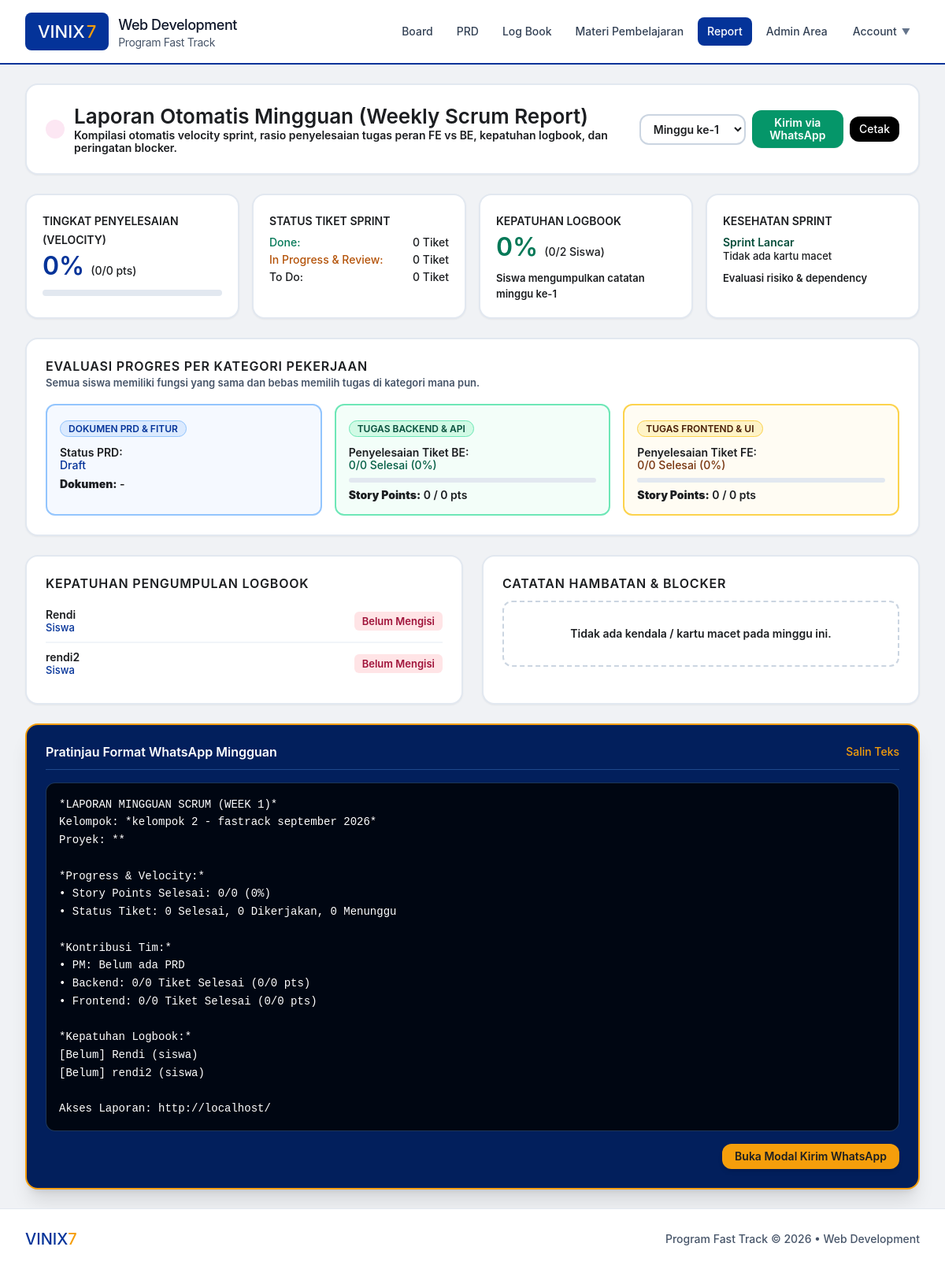
/reports.php (signed in), run on the app's committed database.
### tables this page shows
CREATE TABLE members (
            id TEXT PRIMARY KEY,
            name TEXT NOT NULL,
            role TEXT NOT NULL,
            team_id TEXT,
            phone TEXT,
            email TEXT,
            university TEXT,
            major TEXT,
            token TEXT UNIQUE NOT NULL,
            created_at TEXT NOT NULL
        , password_hash TEXT DEFAULT '', invite_used INTEGER DEFAULT 0);

CREATE TABLE teams (
            id TEXT PRIMARY KEY,
            name TEXT NOT NULL,
            project_title TEXT NOT NULL,
            description TEXT,
            sprint_number INTEGER DEFAULT 1,
            created_at TEXT NOT NULL
        );

CREATE TABLE system_settings (
            key TEXT PRIMARY KEY,
            value TEXT NOT NULL
        );

### includes/whatsapp.php (called while the page is built, shortened)
<?php
function getSystemSetting($pdo, $key, $default = '') {
    $stmt = $pdo->prepare("SELECT value FROM system_settings WHERE key = ?");
    $stmt->execute([$key]);
    $row = $stmt->fetch();
    return $row ? $row['value'] : $default;
}
?>

### reports.php (the view, shortened to what this page needs)
<?php
require_once __DIR__ . '/includes/header.php';
$selectedWeek = (int)($_GET['week'] ?? 1);
$stmt = $pdo->prepare("SELECT * FROM teams WHERE id = ?");
$stmt->execute([$currentTeamId]);
$team = $stmt->fetch() ?: ['name' => 'Kelompok 1', 'project_title' => 'Proyek Scrum'];
$stmt = $pdo->prepare("SELECT * FROM members WHERE team_id = ?");
$stmt->execute([$currentTeamId]);
$members = $stmt->fetchAll();
$stmt = $pdo->prepare("SELECT * FROM prds WHERE team_id = ? ORDER BY updated_at DESC LIMIT 1");
$stmt->execute([$currentTeamId]);
$prd = $stmt->fetch();
$totalPoints = 0;
$completedPoints = 0;
$doneCount = 0;
$inProgressCount = 0;
$inReviewCount = 0;
$todoCount = 0;
$feTotalPts = 0; $feDonePts = 0; $feDoneCount = 0; $feTotalCount = 0;
$beTotalPts = 0; $beDonePts = 0; $beDoneCount = 0; $beTotalCount = 0;
$blockers = [];
$completionRate = $totalPoints > 0 ? round(($completedPoints / $totalPoints) * 100) : 0;
$beRate = $beTotalPts > 0 ? round(($beDonePts / $beTotalPts) * 100) : 0;
$feRate = $feTotalPts > 0 ? round(($feDonePts / $feTotalPts) * 100) : 0;
$submittedCount = 0;
$complianceList = [];
foreach ($members as $m) {
    $hasSubmitted = false;
    $complianceList[] = [
        'name' => $m['name'],
        'role' => $m['role'],
        'hasSubmitted' => $hasSubmitted
    ];
}
$complianceRate = count($members) > 0 ? round(($submittedCount / count($members)) * 100) : 0;
$pmStatus = $prd ? "PRD " . strtoupper($prd['status']) . " (" . $prd['title'] . ")" : "Belum ada PRD";
$beStatus = "{$beDoneCount}/{$beTotalCount} Tiket Selesai ({$beDonePts}/{$beTotalPts} pts)";
$feStatus = "{$feDoneCount}/{$feTotalCount} Tiket Selesai ({$feDonePts}/{$feTotalPts} pts)";
$logbookLines = [];
foreach ($complianceList as $c) {
    $logbookLines[] = ($c['hasSubmitted'] ? "[Sudah]" : "[Belum]") . " " . $c['name'] . " (" . $c['role'] . ")";
}
$logbookStatusText = implode("\n", $logbookLines);
$template = getSystemSetting($pdo, 'weeklyReportTemplate', "LAPORAN MINGGUAN SCRUM (WEEK {week})\nKelompok: *{tim}*\nProyek: *{proyek}*\n\nPROGRESS & VELOCITY:\n- Story Points: {completedPoints}/{totalPoints} ({percent}%)\n- Status: {doneCount} Selesai, {inProgressCount} Dikerjakan, {todoCount} Menunggu\n\nKONTRIBUSI PERAN:\n- PM: {pmStatus}\n- Backend: {beStatus}\n- Frontend: {feStatus}\n\nKEPATUHAN LOGBOOK:\n{logbookStatus}\n\nAkses Laporan: {link}");
$linkUrl = (isset($_SERVER['HTTPS']) && $_SERVER['HTTPS'] === 'on' ? "https" : "http") . "://$_SERVER[HTTP_HOST]" . dirname($_SERVER['REQUEST_URI']);
$waReportMessage = str_replace(
    ['{week}', '{tim}', '{proyek}', '{completedPoints}', '{totalPoints}', '{percent}', '{doneCount}', '{inProgressCount}', '{todoCount}', '{pmStatus}', '{beStatus}', '{feStatus}', '{logbookStatus}', '{link}'],
    [$selectedWeek, $team['name'], $team['project_title'], $completedPoints, $totalPoints, $completionRate, $doneCount, ($inProgressCount + $inReviewCount), $todoCount, $pmStatus, $beStatus, $feStatus, $logbookStatusText, $linkUrl],
    $template
);
?>
<div class="space-y-6">
    <div class="bg-white rounded-2xl p-6 border-2 border-slate-200 shadow-sm flex flex-col sm:flex-row sm:items-center justify-between gap-4">
        <div class="flex items-center gap-3">
            <div class="p-3 bg-pink-100 text-pink-700 rounded-xl font-bold">
                </div>
            <div>
                <h1 class="text-2xl font-black text-black">Laporan Otomatis Mingguan (Weekly Scrum Report)</h1>
                <p class="text-xs text-black font-semibold">
                    Kompilasi otomatis velocity sprint, rasio penyelesaian tugas peran FE vs BE, kepatuhan logbook, dan peringatan blocker.
                </p>
            </div>
        </div>
        <div class="flex items-center gap-2">
            <select onchange="window.location.href='reports.php?week=' + this.value" class="px-3 py-2 border-2 border-slate-300 rounded-xl text-xs font-black text-black bg-white focus:outline-none">
                <option value="1" <?= $selectedWeek === 1 ? 'selected' : '' ?>>Minggu ke-1</option>
            </select>
            <button type="button" onclick="openWhatsAppModal('Grup Kelas / Guru', '081234567890', <?= htmlspecialchars(json_encode($waReportMessage)) ?>)" class="inline-flex items-center gap-1.5 px-4 py-2 rounded-xl bg-emerald-600 hover:bg-emerald-700 text-white font-black text-xs shadow-sm transition">
                <span>Kirim via WhatsApp</span>
            </button>
            <button type="button" onclick="window.print()" class="inline-flex items-center gap-1 px-3 py-2 rounded-xl bg-black hover:bg-slate-800 text-white font-bold text-xs">
                <span>Cetak</span>
            </button>
        </div>
    </div>
    <div class="grid grid-cols-1 sm:grid-cols-2 lg:grid-cols-4 gap-4">
        <div class="bg-white rounded-2xl p-5 border-2 border-slate-200 shadow-sm">
            <span class="text-xs font-black text-black uppercase">Tingkat Penyelesaian (Velocity)</span>
            <div class="flex items-baseline gap-2 mt-1">
                <span class="text-3xl font-black text-[#043399]"><?= $completionRate ?>%</span>
                <span class="text-xs font-bold text-black">(<?= $completedPoints ?>/<?= $totalPoints ?> pts)</span>
            </div>
            <div class="w-full bg-slate-200 rounded-full h-2 mt-3 overflow-hidden">
            </div>
        </div>
        <div class="bg-white rounded-2xl p-5 border-2 border-slate-200 shadow-sm">
            <span class="text-xs font-black text-black uppercase">Status Tiket Sprint</span>
            <div class="mt-2 space-y-1.5 text-xs font-bold text-black">
                <div class="flex justify-between">
                    <span class="text-emerald-700">Done:</span>
                    <span><?= $doneCount ?> Tiket</span>
                </div>
                <div class="flex justify-between">
                    <span class="text-amber-700">In Progress & Review:</span>
                    <span><?= $inProgressCount + $inReviewCount ?> Tiket</span>
                </div>
                <div class="flex justify-between">
                    <span class="text-black">To Do:</span>
                    <span><?= $todoCount ?> Tiket</span>
                </div>
            </div>
        </div>
        <div class="bg-white rounded-2xl p-5 border-2 border-slate-200 shadow-sm">
            <span class="text-xs font-black text-black uppercase">Kepatuhan Logbook</span>
            <div class="flex items-baseline gap-2 mt-1">
                <span class="text-3xl font-black text-emerald-700"><?= $complianceRate ?>%</span>
                <span class="text-xs font-bold text-black">(<?= $submittedCount ?>/<?= count($members) ?> Siswa)</span>
            </div>
            <p class="text-[11px] font-semibold text-black mt-3">
                Siswa mengumpulkan catatan minggu ke-<?= $selectedWeek ?>
            </p>
        </div>
        <div class="bg-white rounded-2xl p-5 border-2 border-slate-200 shadow-sm">
            <span class="text-xs font-black text-black uppercase">Kesehatan Sprint</span>
            <div class="mt-2 flex items-center gap-2">
                <?php if (!empty($blockers)): ?>
                    <div>
                        <div class="text-xs font-black text-amber-900">Perhatian Guru</div>
                        <div class="text-[11px] font-bold text-black"><?= count($blockers) ?> kendala terdeteksi</div>
                    </div>
                <?php else: ?>
                    <div>
                        <div class="text-xs font-black text-emerald-900">Sprint Lancar</div>
                        <div class="text-[11px] font-bold text-black">Tidak ada kartu macet</div>
                    </div>
                <?php endif; ?>
            </div>
            <p class="text-[11px] font-semibold text-black mt-2">Evaluasi risiko & dependency</p>
        </div>
    </div>
    <div class="bg-white rounded-2xl p-6 border-2 border-slate-200 shadow-sm space-y-4">
        <div>
            <h3 class="font-black text-sm text-black uppercase tracking-wider flex items-center gap-1.5">
                <span>Evaluasi Progres Per Kategori Pekerjaan</span>
            </h3>
            <p class="text-[11px] text-slate-600 font-semibold mt-0.5">
                Semua siswa memiliki fungsi yang sama dan bebas memilih tugas di kategori mana pun.
            </p>
        </div>
        <div class="grid grid-cols-1 md:grid-cols-3 gap-4">
            <div class="p-4 rounded-xl border-2 border-blue-300 bg-blue-50/60 space-y-2">
                <span class="text-[10px] font-black uppercase px-2.5 py-0.5 rounded-full bg-blue-100 text-[#043399] border border-blue-300">Dokumen PRD & Fitur</span>
                <div class="pt-1">
                    <div class="text-xs font-black text-black">Status PRD:</div>
                    <div class="text-xs font-bold capitalize text-[#043399]"><?= htmlspecialchars($prd['status'] ?? 'draft') ?></div>
                </div>
                <div class="text-xs text-black font-semibold"><b>Dokumen:</b> <?= htmlspecialchars($prd['title'] ?? '-') ?></div>
            </div>
            <div class="p-4 rounded-xl border-2 border-emerald-300 bg-emerald-50/60 space-y-2">
                <span class="text-[10px] font-black uppercase px-2.5 py-0.5 rounded-full bg-emerald-100 text-emerald-900 border border-emerald-300">Tugas Backend & API</span>
                <div class="pt-1">
                    <div class="text-xs font-black text-black">Penyelesaian Tiket BE:</div>
                    <div class="text-xs font-bold text-emerald-800"><?= $beDoneCount ?>/<?= $beTotalCount ?> Selesai (<?= $beRate ?>%)</div>
                </div>
                <div class="w-full bg-slate-200 rounded-full h-1.5 overflow-hidden">
                </div>
                <div class="text-xs text-black font-semibold"><b>Story Points:</b> <?= $beDonePts ?> / <?= $beTotalPts ?> pts</div>
            </div>
            <div class="p-4 rounded-xl border-2 border-amber-300 bg-amber-50/60 space-y-2">
                <span class="text-[10px] font-black uppercase px-2.5 py-0.5 rounded-full bg-amber-100 text-amber-950 border border-amber-300">Tugas Frontend & UI</span>
                <div class="pt-1">
                    <div class="text-xs font-black text-black">Penyelesaian Tiket FE:</div>
                    <div class="text-xs font-bold text-amber-900"><?= $feDoneCount ?>/<?= $feTotalCount ?> Selesai (<?= $feRate ?>%)</div>
                </div>
                <div class="w-full bg-slate-200 rounded-full h-1.5 overflow-hidden">
                </div>
                <div class="text-xs text-black font-semibold"><b>Story Points:</b> <?= $feDonePts ?> / <?= $feTotalPts ?> pts</div>
            </div>
        </div>
    </div>
    <div class="grid grid-cols-1 md:grid-cols-2 gap-6">
        <div class="bg-white rounded-2xl p-6 border-2 border-slate-200 shadow-sm space-y-3">
            <h3 class="font-black text-sm text-black uppercase tracking-wider flex items-center gap-1.5">
                <span>Kepatuhan Pengumpulan Logbook</span>
            </h3>
            <div class="divide-y-2 divide-slate-100">
                <?php foreach ($complianceList as $c): ?>
                    <div class="py-2.5 flex items-center justify-between text-xs">
                        <div>
                            <div class="font-black text-black"><?= htmlspecialchars($c['name']) ?></div>
                            <div class="text-[11px] text-[#043399] font-bold">Siswa</div>
                        </div>
                        <?php if ($c['hasSubmitted']): ?>
                            <span class="inline-flex items-center gap-1 text-emerald-800 bg-emerald-100 px-2.5 py-1 rounded-md font-black text-[11px]">
                                <span>Sudah Mengisi</span>
                            </span>
                        <?php else: ?>
                            <span class="inline-flex items-center gap-1 text-rose-800 bg-rose-100 px-2.5 py-1 rounded-md font-black text-[11px]">
                                Belum Mengisi
                            </span>
                        <?php endif; ?>
                    </div>
                <?php endforeach; ?>
            </div>
        </div>
        <div class="bg-white rounded-2xl p-6 border-2 border-slate-200 shadow-sm space-y-3">
            <h3 class="font-black text-sm text-black uppercase tracking-wider flex items-center gap-1.5">
                <span>Catatan Hambatan & Blocker</span>
            </h3>
            <?php if (!empty($blockers)): ?>
                <div class="space-y-2">
                    <?php foreach ($blockers as $b): ?>
                        <div class="p-3 bg-amber-50 border border-amber-300 rounded-xl text-xs text-black font-semibold leading-relaxed">
                            • <?= htmlspecialchars($b) ?>
                        </div>
                    <?php endforeach; ?>
                </div>
            <?php else: ?>
                <div class="p-8 text-center border-2 border-dashed border-slate-300 rounded-xl text-xs text-black font-semibold">
                    Tidak ada kendala / kartu macet pada minggu ini.
                </div>
            <?php endif; ?>
        </div>
    </div>
    <div class="bg-[#021f5c] rounded-2xl p-6 text-white shadow-xl space-y-4 border-2 border-[#f59e0b]">
        <div class="flex items-center justify-between border-b border-blue-400/30 pb-3">
            <span class="font-black text-sm text-white flex items-center gap-1.5">
                <span>Pratinjau Format WhatsApp Mingguan</span>
            </span>
            <button onclick="navigator.clipboard.writeText(document.getElementById('waReportCode').innerText); showAppAlert('Teks WhatsApp berhasil disalin!');" class="text-xs text-[#f59e0b] hover:underline font-bold flex items-center gap-1">
                <span>Salin Teks</span>
            </button>
        </div>
        <pre id="waReportCode" class="bg-black/80 p-4 rounded-xl text-xs font-mono text-white whitespace-pre-wrap leading-relaxed overflow-x-auto border border-blue-400/30"><?= htmlspecialchars($waReportMessage) ?></pre>
        <div class="flex justify-end">
            <button type="button" onclick="openWhatsAppModal('Grup Kelas / Guru', '081234567890', <?= htmlspecialchars(json_encode($waReportMessage)) ?>)" class="inline-flex items-center gap-1.5 px-4 py-2 bg-[#f59e0b] hover:bg-[#d97706] text-black font-black text-xs rounded-xl shadow-md transition">
                <span>Buka Modal Kirim WhatsApp</span>
            </button>
        </div>
    </div>
</div>
<?php require_once __DIR__ . '/includes/footer.php'; ?>

### data on the page
members: name "Rendi"
members: name "rendi2"
teams: waReportMessage "*LAPORAN MINGGUAN SCRUM (WEEK 1)* Kelompok: *kelompok 2 - fastrack september 2026* Proyek: ** *Progress & Velocity:* • Story Points Selesai: 0/0 (0%) • Status Tiket: 0 Selesai, 0 Dikerjakan, 0 Menunggu *Kontribusi Tim:* • PM: Belum ada PRD • Backend: 0/0 Tiket Selesai (0/0 pts) • Frontend: 0/0 Tiket Selesai (0/0 pts) *Kepatuhan Logbook:* [Belum] Rendi (siswa) [Belum] rendi2 (siswa) Akses Laporan: http://localhost/"

### other printed values
$completionRate "0"
$completedPoints "0"
$totalPoints "0"
$doneCount "0"
$inProgressCount + $inReviewCount "0"
$todoCount "0"
$complianceRate "0"
$submittedCount "0"
count($members) "2"
$selectedWeek "1"
$prd['status'] "Draft"
$prd['title'] "-"
$beDoneCount "0"
$beTotalCount "0"
$beRate "0"
